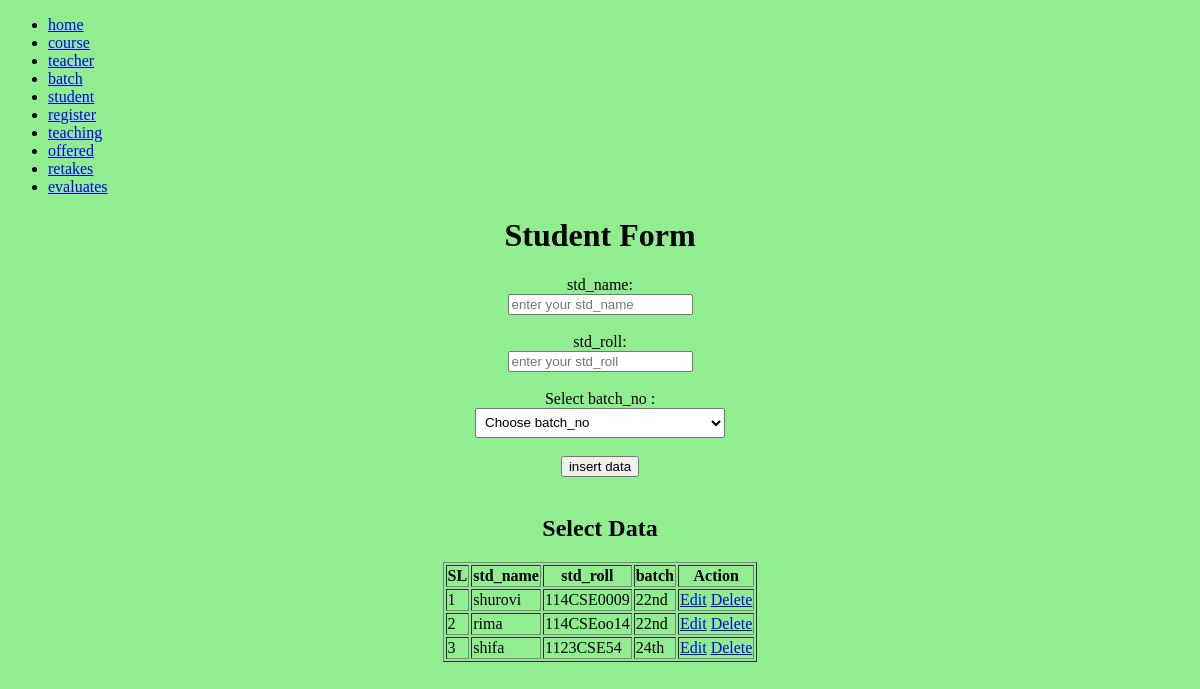
/student.php, run on the app's committed database.
### tables this page shows
CREATE TABLE IF NOT EXISTS `student` (
  `std_id` int(110) NOT NULL AUTO_INCREMENT,
  `std_name` varchar(110) NOT NULL,
  `std_roll` varchar(110) NOT NULL,
  `batch_no` varchar(110) NOT NULL,
  PRIMARY KEY (`std_id`)
);

### student.php (the view, shortened to what this page needs)
<!DOCTYPE HTML>
<html>
	<head>
		<link rel="stylesheet" href="style.css">
	</head>
	<body>
			<ul>
	 <li><a href="index.php">home</a></li>
      <li><a href="course.php">course</a></li>
      <li><a href="teacher.php">teacher</a></li>
      <li><a href="batch.php">batch</a></li>
      <li><a href="student.php">student</a></li>
      <li><a href="register.php">register</a></li>
	  <li><a href="teaching.php">teaching</a></li>
	  <li><a href="offered.php">offered</a></li>
	  <li><a href="retakes.php">retakes</a></li>
	  <li><a href="evaluates.php">evaluates</a></li>
			</ul>
<html>
<head>
</head>
<body>
<center>
<h1>Student Form </h1>
<form action="" style "margin-left:170px;" method="post">
std_name: </br>
<input type= "text" name="std_name" placeholder="enter your std_name"> </br>
<br>
std_roll: </br>
<input type= "text" name="std_roll" placeholder="enter your std_roll"> </br>
<br>
<label for="sel1">Select batch_no :</label><br>
					<select name="batch_no" style="width:250px;height:30px;padding:5px 5px;">
									<option selected="selected"><center> Choose batch_no </center></option>
							  </select><br><br>
<input type= "submit" value="insert data" name="send"><br>
</form>
<br>
<?php
$conn = mysqli_connect("localhost","root","","razia_sultana");
?>
 <h2>Select Data</h2>
			 <table border="1" text-align="center">
			<tr>
				<th>SL</th>
				<th>std_name</th>
               <th>std_roll</th>
              <th>batch</th>
             <th>Action</th>
			</tr>
<?php
$sql = "select * from student";
$result = mysqli_query($conn,$sql);
$count = 1;
foreach($result as $output){
?>
<tr>
	<td><?php echo $count; ?></td>
	<td><?php echo $output['std_name']; ?></td>
   <td><?php echo $output['std_roll']; ?></td>
   <td><?php echo $output['batch_no']; ?></td>
   <td><a href="student_edit.php?edit_name=<?php echo $output['std_name'];?>">Edit</a>
	<a href="delete_student.php?del_name=<?php echo $output['std_name'];?>"
	onclick="return confirm('Are you sure you want to delete this item?');">Delete</a> </td>
</tr>
<?php
$count++;
}
?>
</table>
</body>
</html>

### student.php (style rules this page uses)
body { background-color: lightgreen; }

### data on the page
student: std_name "shurovi", std_roll "114CSE0009", batch_no "22nd"
student: std_name "rima", std_roll "114CSEoo14", batch_no "22nd"
student: std_name "shifa", std_roll "1123CSE54", batch_no "24th"
